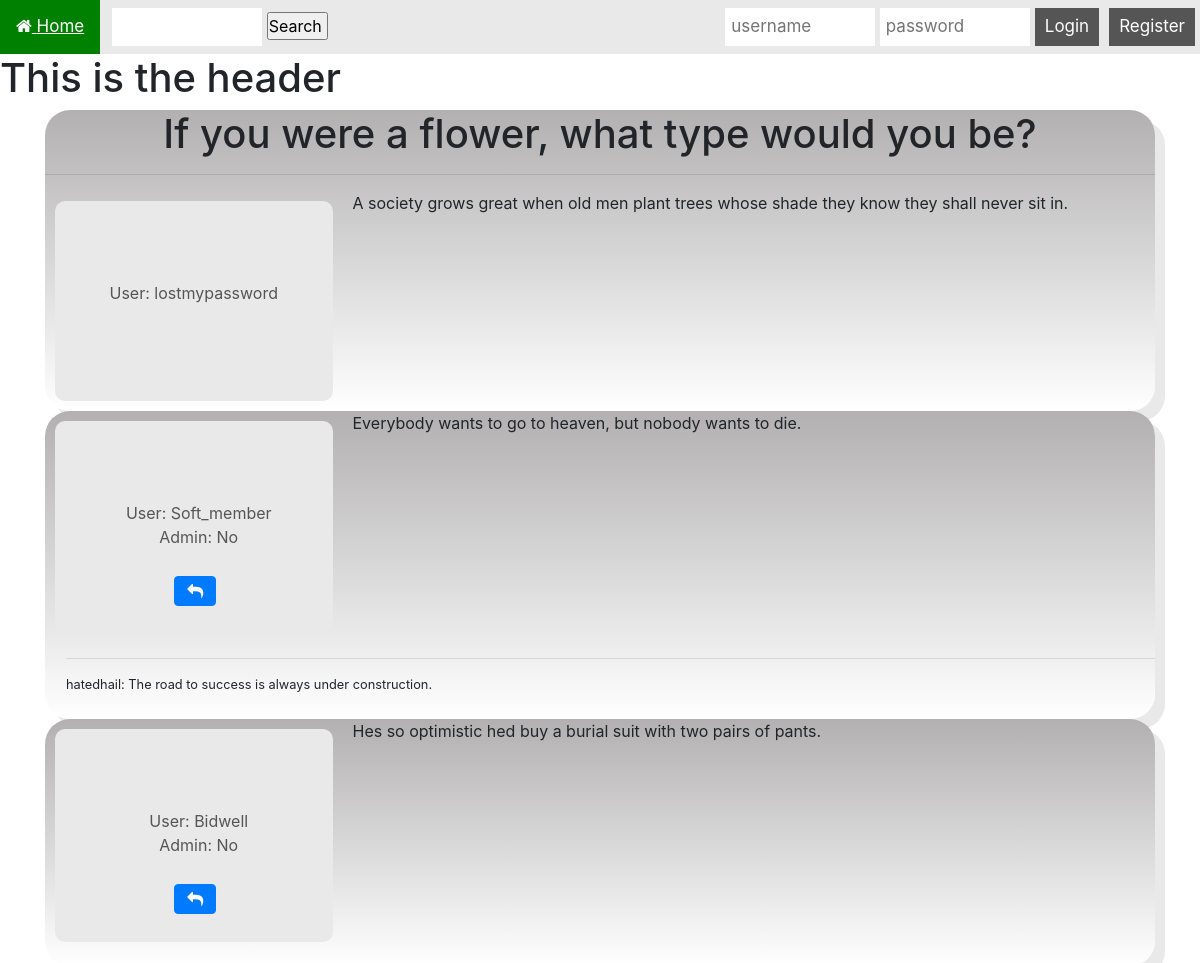
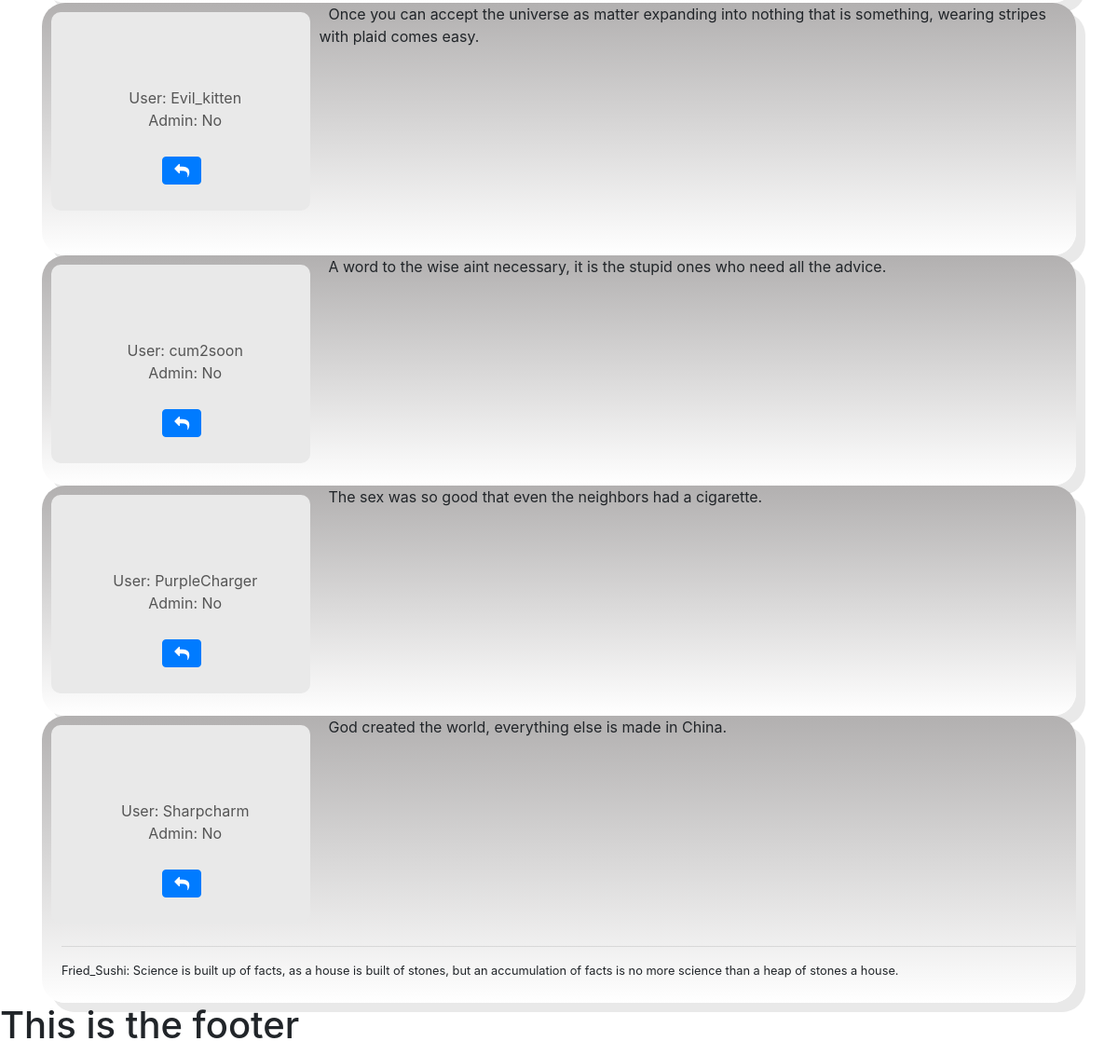
The page /index.php?id=30 on the database its author committed (2 pictures, top to bottom).
### tables this page shows
CREATE TABLE `Topic` (
  `id` int(11) NOT NULL,
  `title` varchar(50) NOT NULL,
  `body` varchar(500) NOT NULL,
  `userID` int(11) NOT NULL,
  `categoryId` int(11) NOT NULL
);

CREATE TABLE `User` (
  `id` int(12) NOT NULL,
  `username` varchar(20) NOT NULL,
  `password` varchar(255) NOT NULL,
  `email` varchar(50) NOT NULL,
  `name` varchar(30) NOT NULL,
  `surname` varchar(30) NOT NULL,
  `active` tinyint(1) NOT NULL,
  `admin` tinyint(1) NOT NULL
);

CREATE TABLE `Post` (
  `id` int(11) NOT NULL,
  `body` varchar(1000) NOT NULL,
  `userId` int(11) NOT NULL,
  `topicId` int(11) NOT NULL
);

CREATE TABLE `Comment` (
  `id` int(12) NOT NULL,
  `postID` int(11) NOT NULL,
  `userID` int(11) NOT NULL,
  `body` varchar(350) NOT NULL
);

### view/View.php (called while the page is built)
<?php
Class View {
	public function create($filePath, $data) {
	       include 'view/includes/header.php';
	       include $filePath;
	       include 'view/includes/footer.php';
	}
}
?>

### index.php (called while the page is built)
<?php
    include_once("controller/Controller.php");
    $controller = new Controller();
    $controller->invoke();
?>

### model/Topic.php (called while the page is built, shortened)
<?php
class Topic {
      public function __construct($id, $title, $body, $userId, $categoryId){
      	$this->title = $title;
      	$this->body = $body;
      }
}

### model/DBModel.php (called while the page is built, shortened)
<?php
include("Topic.php");
include("Post.php");
include("User.php");
include("Comment.php");
class DBModel {
    protected $db = null;
    public function __construct($db = null)
    {
	    if ($db)
		{
			$this->db = $db;
		}
		else
		{
        try {
			$this->db = new PDO("mysql:host=localhost;dbname=CodeOps_database;", "root", "");
		} catch(PDOException $e) {
			echo "Error ocurred!";
			echo $e->getMessage();
		}}
    }
    public function getTopicById($id){
        $request = $this->db->prepare("SELECT * FROM Topic WHERE id = :id");
        $request->bindValue(':id', $id, PDO::PARAM_STR);
        $request->execute();
        $topicDB = $request->fetch(PDO::FETCH_ASSOC);
        return new Topic($topicDB["id"], $topicDB["title"], $topicDB["body"], $topicDB["userID"], $topicDB["categoryId"]);
    }
    public function getUserByTopic($id){
        $request = $this->db->prepare("SELECT * FROM User WHERE id = :userId");
        $request->bindValue(':userId', $id, PDO::PARAM_INT);
        $request->execute();
        $row = $request->fetch(PDO::FETCH_ASSOC);
        $user = new User($row["id"], $row["username"], $row["password"], $row["email"], $row["name"], $row["surname"], $row["active"], $row["admin"]);
        return $user;
    }
    public function getPostByTopicId($id){
        $post = array();
        $stmt = $this->db->prepare("SELECT * FROM Post WHERE topicId = :id");
        $stmt->bindValue(':id', $id, PDO::PARAM_STR);
        $stmt->execute();
        while($row = $stmt->fetch(PDO::FETCH_ASSOC)){
            $post[] = new Post($row["id"], $row["body"], $row["userId"], $row["topicId"]);
        }
        return $post;
    }
    public function getCommentByPostId($postArray){
        $comment = array();
        foreach ($postArray as $post){
            $stmt = $this->db->prepare("SELECT * FROM Comment WHERE postID = :id");
            $stmt->bindValue(':id', $post->id, PDO::PARAM_INT);
            $stmt->execute();
            while($row = $stmt->fetch(PDO::FETCH_ASSOC)) {
                $comment[] = new Comment($row['id'], $row['postID'], $row['userID'], $row['body']);
            }
        }
        return $comment;
    }
    public function getUserByComment($comments){
        $users = array();
        foreach ($comments as $comment) {
            $stmt = $this->db->prepare("SELECT * FROM User WHERE id = :id");
            $stmt->bindValue(':id', $comment->userID, PDO::PARAM_INT);
            $stmt->execute();
            while($user = $stmt->fetch(PDO::FETCH_ASSOC)){
                $users[] = new User($user["id"], $user["username"],$user["password"],$user["email"],$user["name"],$user["surname"],$user["active"],$user["admin"]);
            }
        }
        return $users;
    }
    public function getUserByPost($posts){
        $users = array();
        foreach ($posts as $post) {
            $request = $this->db->prepare("SELECT * FROM User WHERE id = :id");
            $request->bindValue(':id', $post->userId, PDO::PARAM_INT);
            $request->execute();
            $user = $request->fetch(PDO::FETCH_ASSOC);
            $users[] = new User($user["id"], $user["username"],$user["password"],$user["email"],$user["name"],$user["surname"],$user["active"],$user["admin"]);
        }
        return $users;
    }
}
?>

### model/User.php (called while the page is built, shortened)
<?php
	class User
	{
		function __construct($id = -1, $username,$password,$email,$fname,$lname,$active, $admin)
		{
			$this->id = $id;
			$this->username = $username;
			$this->admin    = $admin;
		}
	}
?>

### model/Post.php (called while the page is built, shortened)
<?php
class Post {
      public function __construct($id=-1, $body, $userId, $topicId){
      	$this->id = $id;
      	$this->body = $body;
      }
}

### model/Comment.php (called while the page is built, shortened)
<?php
class Comment {
      public function __construct($id = -1, $postID, $userID, $body){
      	$this->postID = $postID;
      	$this->userID = $userID;
            $this->body   = $body;
      }
}
?>

### view/TopicPageView.php (the view, shortened to what this page needs)
<div class="container">
	<div class="postlist">
		<h1><?php echo htmlentities($data[0]->title, ENT_QUOTES | ENT_HTML5, 'UTF-8'); ?>	</h1>
		<hr>
		<div class="threaduser">
			<p><?php echo "User: " . $data[1]->username ?></p>
		</div>
		<p><?php echo htmlentities($data[0]->body, ENT_QUOTES | ENT_HTML5, 'UTF-8'); ?></p>
	</div>
	<?php array_map(function($v1, $v2, $postIndex) use ($data) {  ?>
	<div id="post" class="postlist">
		<div class="userBox">
			<p><?php echo "User: " . $v2->username; echo "<br>";?> </p>
			<p><?php echo "Admin: ";  if($v2->admin) { echo "Yes";} else { echo "No";} ?> </p>
			<div>
				<?php if($data[7] && $data[7]->admin) { ?>
					<form method="post"  action="index.php">
		    			<input type="hidden" name="topicId" value=<?php echo $_GET['id']?>/>
		    			<input type="hidden" name="postId" value=<?php echo $v1->id; ?>/>
						<input type="hidden" name="redirect" value=<?php echo $_SERVER['REQUEST_URI'];?>/>
							<button type="submit" class="btn btn-danger del" name="deletePost" data-id=""><i class="fa fa-trash"></i></button>
					</form>
					<button type="button" class="btn btn-primary rep" data-id="<?php echo $postIndex; ?>"><i class="fa fa-reply"></i>
					</button>
					<?php } else {?>
						<button style="margin-left:43%" type="button" class="btn btn-primary rep" data-id="<?php echo $postIndex; ?>"><i class="fa fa-reply"></i>
						</button>
				<?php } ?>
			</div>
		</div>
		<p><?php echo htmlentities($v1->body, ENT_QUOTES | ENT_HTML5, 'UTF-8'); ?> </p>
			<?php if($data[5]) { ?>
	    		<div class="comment_body" style="display: block";>
	    			<?php foreach ($data[5] as $com) { ?>
	    				<?php if ($v1->id == $com->postID) {  ?>
	    					<hr id="commentLine" >
	    					<?php foreach ($data[6] as $user) {
	    						if ($com->userID == $user->id) { ?>
									<span>
	    								<small>
	    									<?php echo $user->username . ": "; break; ?>
	    						<?php }?>
	    					<?php } ?>
	    								<?php echo htmlentities($com->body, ENT_QUOTES | ENT_HTML5, 'UTF-8') . "<br>"; ?>
	    								</small>
	    							</span>
	    				<?php } ?>
    				<?php } ?>
    			</div>
			<?php } ?>
	</div>
	<?php }, $data[2], $data[3], array_keys($data[2])) ?>
</div>

### view/css/main.css (style rules this page uses)
* { margin: 0px; padding: 0px; }
body { font-size: 120%; background: #F8F8FF; }
.postlist { box-shadow: 10px 10px #e9e9e9; overflow: hidden; background: linear-gradient(#b2b0b0, #ffffff); margin: auto; padding: 0; border-radius: 25px; }
#post.postlist { box-shadow: 10px 10px #e9e9e9; overflow: hidden; background: linear-gradient(#b2b0b0, #ffffff); margin: auto; padding: 0; border-radius: 25px; }
.postlist h1 { text-align: center; }
.postlist p { padding-left : 10px; padding-right : 10px; word-wrap: break-word; }
.threaduser { color: #555; width: 25%; float: left; height: 25%; text-align: center; margin: 10px; background: #e9e9e9; border-radius: 10px 10px 10px 10px; padding-top: 80px; }
p { display: inline; }
.userBox { color: #555; width: 25%; float: left; text-align: center; margin: 10px; background: #e9e9e9; border-radius: 10px 10px 10px 10px; padding-top: 80px; }
.userBox button.btn { margin-top: 10%; margin-right: -22%; margin-left: 32%; margin-bottom: 10%; }
.btn { padding: 10px; font-size: 15px; color: white; margin: 0 auto; float: left; background: #555; border: none; border-radius: 5px; }
.postlist .comment_body { margin-top: 223px; margin-left: 21px; margin-bottom: 25px; }

### rows shown on the page
topic: title "If you were a flower, what type would you be?", body "A society grows great when old men plant trees whose shade they know they shall never sit in."
user: username "lostmypassword"
user: username "Soft_member"
post: body "Everybody wants to go to heaven, but nobody wants to die."
comment: body "The road to success is always under construction."
user: username "hatedhail"
user: username "Bidwell"
post: body "Hes so optimistic hed buy a burial suit with two pairs of pants."
user: username "Evil_kitten"
post: body "Once you can accept the universe as matter expanding into nothing that is something, wearing stripes with plaid comes easy."
user: username "cum2soon"
post: body "A word to the wise aint necessary, it is the stupid ones who need all the advice."
user: username "PurpleCharger"
post: body "The sex was so good that even the neighbors had a cigarette."
user: username "Sharpcharm"
post: body "God created the world, everything else is made in China."
comment: body "Science is built up of facts, as a house is built of stones, but an accumulation of facts is no more science than a heap of stones a house."
user: username "Fried_Sushi"
